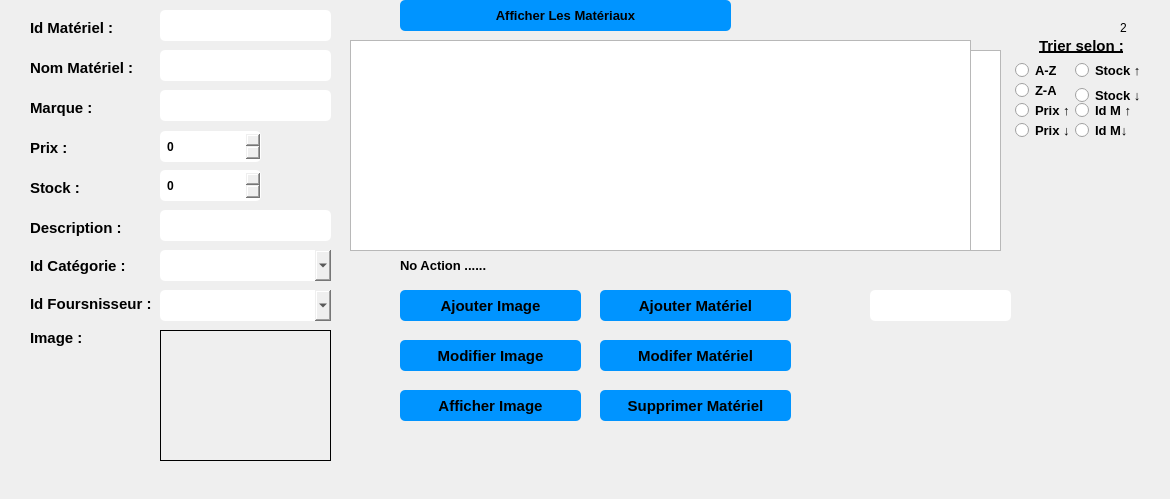
   <widget class="QWidget" name="page_2">
    <widget class="QLabel" name="label_15">
     <property name="geometry">
      <rect>
       <x>1120</x>
       <y>20</y>
       <width>16</width>
       <height>16</height>
      </rect>
     </property>
     <property name="text">
      <string>2</string>
     </property>
    </widget>
    <widget class="QLineEdit" name="cx_desc">
     <property name="geometry">
      <rect>
       <x>160</x>
       <y>210</y>
       <width>171</width>
       <height>31</height>
      </rect>
     </property>
     <property name="styleSheet">
      <string notr="true">QLineEdit {
padding: 5px;
border-radius: 5px;

font-weight: bold;
}</string>
     </property>
    </widget>
    <widget class="QSpinBox" name="prix">
     <property name="geometry">
      <rect>
       <x>160</x>
       <y>131</y>
       <width>101</width>
       <height>31</height>
      </rect>
     </property>
     <property name="styleSheet">
      <string notr="true">
padding: 5px;
border-radius: 5px;

font-weight: bold;
</string>
     </property>
    </widget>
    <widget class="QComboBox" name="comboBox_categorie">
     <property name="geometry">
      <rect>
       <x>160</x>
       <y>250</y>
       <width>171</width>
       <height>31</height>
      </rect>
     </property>
     <property name="styleSheet">
      <string notr="true">
padding: 5px;
border-radius: 5px;

font-weight: bold;
</string>
     </property>
    </widget>
    <widget class="QLabel" name="label_16">
     <property name="geometry">
      <rect>
       <x>30</x>
       <y>255</y>
       <width>121</width>
       <height>21</height>
      </rect>
     </property>
     <property name="font">
      <font>
       <pointsize>11</pointsize>
       <weight>75</weight>
       <bold>true</bold>
      </font>
     </property>
     <property name="text">
      <string>Id Catégorie :</string>
     </property>
    </widget>
    <widget class="QComboBox" name="comboBox_idf">
     <property name="geometry">
      <rect>
       <x>160</x>
       <y>290</y>
       <width>171</width>
       <height>31</height>
      </rect>
     </property>
     <property name="styleSheet">
      <string notr="true">
padding: 5px;
border-radius: 5px;

font-weight: bold;
</string>
     </property>
    </widget>
    <widget class="QLabel" name="photo">
     <property name="geometry">
      <rect>
       <x>160</x>
       <y>330</y>
       <width>171</width>
       <height>131</height>
      </rect>
     </property>
     <property name="frameShape">
      <enum>QFrame::Box</enum>
     </property>
     <property name="text">
      <string/>
     </property>
    </widget>
    <widget class="QLabel" name="label_17">
     <property name="geometry">
      <rect>
       <x>30</x>
       <y>20</y>
       <width>101</width>
       <height>16</height>
      </rect>
     </property>
     <property name="font">
      <font>
       <pointsize>11</pointsize>
       <weight>75</weight>
       <bold>true</bold>
      </font>
     </property>
     <property name="text">
      <string>Id Matériel :</string>
     </property>
     <property name="buddy">
      <cstring>cx_idm</cstring>
     </property>
    </widget>
    <widget class="QLabel" name="label_18">
     <property name="geometry">
      <rect>
       <x>30</x>
       <y>100</y>
       <width>101</width>
       <height>16</height>
      </rect>
     </property>
     <property name="font">
      <font>
       <pointsize>11</pointsize>
       <weight>75</weight>
       <bold>true</bold>
      </font>
     </property>
     <property name="text">
      <string>Marque :</string>
     </property>
     <property name="buddy">
      <cstring>cx_marque</cstring>
     </property>
    </widget>
    <widget class="QLineEdit" name="cx_idm">
     <property name="geometry">
      <rect>
       <x>160</x>
       <y>10</y>
       <width>171</width>
       <height>31</height>
      </rect>
     </property>
     <property name="styleSheet">
      <string notr="true">QLineEdit {
padding: 5px;
border-radius: 5px;

font-weight: bold;
}</string>
     </property>
    </widget>
    <widget class="QLabel" name="label_19">
     <property name="geometry">
      <rect>
       <x>280</x>
       <y>170</y>
       <width>47</width>
       <height>31</height>
      </rect>
     </property>
     <property name="styleSheet">
      <string notr="true">image :url(C:/Users/ASUS/Downloads/computer.png);</string>
     </property>
     <property name="text">
      <string/>
     </property>
    </widget>
    <widget class="QLabel" name="label_20">
     <property name="geometry">
      <rect>
       <x>30</x>
       <y>60</y>
       <width>121</width>
       <height>16</height>
      </rect>
     </property>
     <property name="font">
      <font>
       <pointsize>11</pointsize>
       <weight>75</weight>
       <bold>true</bold>
      </font>
     </property>
     <property name="text">
      <string>Nom Matériel :</string>
     </property>
     <property name="buddy">
      <cstring>cx_nomM</cstring>
     </property>
    </widget>
    <widget class="QLabel" name="chemin">
     <property name="geometry">
      <rect>
       <x>0</x>
       <y>470</y>
       <width>511</width>
       <height>20</height>
      </rect>
     </property>
     <property name="text">
      <string/>
     </property>
    </widget>
    <widget class="QLabel" name="label_22">
     <property name="geometry">
      <rect>
       <x>30</x>
       <y>180</y>
       <width>91</width>
       <height>16</height>
      </rect>
     </property>
     <property name="font">
      <font>
       <pointsize>11</pointsize>
       <weight>75</weight>
       <bold>true</bold>
      </font>
     </property>
     <property name="text">
      <string>Stock :</string>
     </property>
    </widget>
    <widget class="QLineEdit" name="cx_nomM">
     <property name="geometry">
      <rect>
       <x>160</x>
       <y>50</y>
       <width>171</width>
       <height>31</height>
      </rect>
     </property>
     <property name="styleSheet">
      <string notr="true">QLineEdit {
padding: 5px;
border-radius: 5px;

font-weight: bold;
}</string>
     </property>
    </widget>
    <widget class="QLabel" name="label_23">
     <property name="geometry">
      <rect>
       <x>280</x>
       <y>130</y>
       <width>41</width>
       <height>31</height>
      </rect>
     </property>
     <property name="styleSheet">
      <string notr="true">image :url(C:/Users/ASUS/Downloads/flat.png);</string>
     </property>
     <property name="text">
      <string/>
     </property>
    </widget>
    <widget class="QSpinBox" name="stock">
     <property name="geometry">
      <rect>
       <x>160</x>
       <y>170</y>
       <width>101</width>
       <height>31</height>
      </rect>
     </property>
     <property name="styleSheet">
      <string notr="true">
padding: 5px;
border-radius: 5px;

font-weight: bold;
</string>
     </property>
    </widget>
    <widget class="QLabel" name="label_24">
     <property name="geometry">
      <rect>
       <x>30</x>
       <y>220</y>
       <width>101</width>
       <height>16</height>
      </rect>
     </property>
     <property name="font">
      <font>
       <pointsize>11</pointsize>
       <weight>75</weight>
       <bold>true</bold>
      </font>
     </property>
     <property name="text">
      <string>Description :</string>
     </property>
     <property name="buddy">
      <cstring>cx_desc</cstring>
     </property>
    </widget>
    <widget class="QLabel" name="label_25">
     <property name="geometry">
      <rect>
       <x>30</x>
       <y>295</y>
       <width>131</width>
       <height>16</height>
      </rect>
     </property>
     <property name="text">
      <string>&lt;html&gt;&lt;head/&gt;&lt;body&gt;&lt;p&gt;&lt;span style=&quot; font-size:11pt; font-weight:600;&quot;&gt;Id Foursnisseur :&lt;/span&gt;&lt;/p&gt;&lt;/body&gt;&lt;/html&gt;</string>
     </property>
    </widget>
    <widget class="QLabel" name="label_26">
     <property name="geometry">
      <rect>
       <x>30</x>
       <y>330</y>
       <width>61</width>
       <height>16</height>
      </rect>
     </property>
     <property name="font">
      <font>
       <pointsize>11</pointsize>
       <weight>75</weight>
       <bold>true</bold>
      </font>
     </property>
     <property name="text">
      <string>Image :</string>
     </property>
    </widget>
    <widget class="QLabel" name="label_27">
     <property name="geometry">
      <rect>
       <x>30</x>
       <y>140</y>
       <width>81</width>
       <height>16</height>
      </rect>
     </property>
     <property name="font">
      <font>
       <pointsize>11</pointsize>
       <weight>75</weight>
       <bold>true</bold>
      </font>
     </property>
     <property name="text">
      <string>Prix :</string>
     </property>
    </widget>
    <widget class="QLabel" name="label_28">
     <property name="geometry">
      <rect>
       <x>100</x>
       <y>330</y>
       <width>47</width>
       <height>41</height>
      </rect>
     </property>
     <property name="styleSheet">
      <string notr="true">image :url(C:/Users/ASUS/Downloads/image.png);</string>
     </property>
     <property name="text">
      <string/>
     </property>
    </widget>
    <widget class="QLineEdit" name="cx_marque">
     <property name="geometry">
      <rect>
       <x>160</x>
       <y>90</y>
       <width>171</width>
       <height>31</height>
      </rect>
     </property>
     <property name="styleSheet">
      <string notr="true">QLineEdit {
padding: 5px;
border-radius: 5px;

font-weight: bold;
}</string>
     </property>
    </widget>
    <widget class="QLineEdit" name="recherche">
     <property name="geometry">
      <rect>
       <x>870</x>
       <y>290</y>
       <width>141</width>
       <height>31</height>
      </rect>
     </property>
     <property name="styleSheet">
      <string notr="true">QLineEdit {
padding: 5px;
border-radius: 5px;

font-weight: bold;
}</string>
     </property>
    </widget>
    <widget class="QPushButton" name="pushButton_11">
     <property name="geometry">
      <rect>
       <x>400</x>
       <y>340</y>
       <width>181</width>
       <height>31</height>
      </rect>
     </property>
     <property name="font">
      <font>
       <pointsize>11</pointsize>
       <weight>75</weight>
       <bold>true</bold>
      </font>
     </property>
     <property name="styleSheet">
      <string notr="true">QPushButton {
padding: 5px;
border-radius: 5px;
background-color:#0094ff;
font-weight: bold;
}
QPushButton:hover
{
color :white;
}</string>
     </property>
     <property name="text">
      <string>Modifier Image</string>
     </property>
    </widget>
    <widget class="QRadioButton" name="radioButton_7">
     <property name="geometry">
      <rect>
       <x>1070</x>
       <y>95</y>
       <width>83</width>
       <height>31</height>
      </rect>
     </property>
     <property name="font">
      <font>
       <pointsize>10</pointsize>
       <weight>75</weight>
       <bold>true</bold>
      </font>
     </property>
     <property name="styleSheet">
      <string notr="true">
padding: 5px;
border-radius: 5px;

font-weight: bold;
</string>
     </property>
     <property name="text">
      <string>Id M ↑ </string>
     </property>
    </widget>
    <widget class="QPushButton" name="pushButton_12">
     <property name="geometry">
      <rect>
       <x>600</x>
       <y>290</y>
       <width>191</width>
       <height>31</height>
      </rect>
     </property>
     <property name="font">
      <font>
       <pointsize>11</pointsize>
       <weight>75</weight>
       <bold>true</bold>
      </font>
     </property>
     <property name="styleSheet">
      <string notr="true">QPushButton {
padding: 5px;
border-radius: 5px;
background-color:#0094ff;
font-weight: bold;
}
QPushButton:hover
{
color :white;
}</string>
     </property>
     <property name="text">
      <string>Ajouter Matériel</string>
     </property>
    </widget>
    <widget class="QPushButton" name="pushButton_13">
     <property name="geometry">
      <rect>
       <x>810</x>
       <y>290</y>
       <width>41</width>
       <height>31</height>
      </rect>
     </property>
     <property name="font">
      <font>
       <pointsize>10</pointsize>
       <weight>75</weight>
       <bold>true</bold>
      </font>
     </property>
     <property name="styleSheet">
      <string notr="true">QPushButton { border: none;image :url(C:/Users/ASUS/Downloads/loupe.png);}
QPushButton:hover
{
border: none;image :url(C:/Users/ASUS/Downloads/business-and-finance (3).png);
}
</string>
     </property>
     <property name="text">
      <string/>
     </property>
    </widget>
    <widget class="QPushButton" name="pushButton_19">
     <property name="geometry">
      <rect>
       <x>740</x>
       <y>250</y>
       <width>51</width>
       <height>31</height>
      </rect>
     </property>
     <property name="styleSheet">
      <string notr="true">QPushButton { border: none;image :url(A:/qt/gestionmateriaux/11.png);}
QPushButton:hover
{
border: none;image :url(A:/qt/gestionmateriaux/22.png);
}
</string>
     </property>
     <property name="text">
      <string/>
     </property>
    </widget>
    <widget class="QPushButton" name="pushButton_16">
     <property name="geometry">
      <rect>
       <x>400</x>
       <y>390</y>
       <width>181</width>
       <height>31</height>
      </rect>
     </property>
     <property name="font">
      <font>
       <pointsize>11</pointsize>
       <weight>75</weight>
       <bold>true</bold>
      </font>
     </property>
     <property name="styleSheet">
      <string notr="true">QPushButton {
padding: 5px;
border-radius: 5px;
background-color:#0094ff;
font-weight: bold;
}
QPushButton:hover
{
color :white;
}</string>
     </property>
     <property name="text">
      <string>Afficher Image</string>
     </property>
    </widget>
    <widget class="QPushButton" name="pushButton_20">
     <property name="geometry">
      <rect>
       <x>950</x>
       <y>40</y>
       <width>16</width>
       <height>20</height>
      </rect>
     </property>
     <property name="styleSheet">
      <string notr="true">QPushButton { border: none;image :url(A:/qt/gestionmateriaux/exit.jfif);}
</string>
     </property>
     <property name="text">
      <string/>
     </property>
    </widget>
    <widget class="QPushButton" name="pushButton_21">
     <property name="geometry">
      <rect>
       <x>947</x>
       <y>0</y>
       <width>71</width>
       <height>41</height>
      </rect>
     </property>
     <property name="styleSheet">
      <string notr="true">QPushButton { border: none;image :url(A:/qt/gestionmateriaux/notification.png);}
</string>
     </property>
     <property name="text">
      <string/>
     </property>
    </widget>
    <widget class="QLabel" name="count">
     <property name="geometry">
      <rect>
       <x>997</x>
       <y>-10</y>
       <width>31</width>
       <height>31</height>
      </rect>
     </property>
     <property name="font">
      <font>
       <pointsize>9</pointsize>
      </font>
     </property>
     <property name="styleSheet">
      <string notr="true"/>
     </property>
     <property name="text">
      <string/>
     </property>
    </widget>
    <widget class="QTableView" name="afficher_materiel_insu">
     <property name="geometry">
      <rect>
       <x>350</x>
       <y>40</y>
       <width>621</width>
       <height>211</height>
      </rect>
     </property>
     <property name="styleSheet">
      <string notr="true">QScrollBar:vertical {
                 background: #0094ff;
                }
                QScrollBar:horizontal {
                 background: #0094ff;
                }

QTableView  
{  
  qproperty-currentItemBackground: #cccccc;  
}</string>
     </property>
    </widget>
    <widget class="QRadioButton" name="radioButton_8">
     <property name="geometry">
      <rect>
       <x>1010</x>
       <y>115</y>
       <width>71</width>
       <height>31</height>
      </rect>
     </property>
     <property name="font">
      <font>
       <pointsize>10</pointsize>
       <weight>75</weight>
       <bold>true</bold>
      </font>
     </property>
     <property name="styleSheet">
      <string notr="true">
padding: 5px;
border-radius: 5px;

font-weight: bold;
</string>
     </property>
     <property name="text">
      <string>Prix ↓</string>
     </property>
    </widget>
    <widget class="QLabel" name="label_29">
     <property name="geometry">
      <rect>
       <x>1030</x>
       <y>30</y>
       <width>131</width>
       <height>31</height>
      </rect>
     </property>
     <property name="font">
      <font>
       <pointsize>11</pointsize>
       <weight>75</weight>
       <bold>true</bold>
       <underline>true</underline>
      </font>
     </property>
     <property name="styleSheet">
      <string notr="true">
padding: 5px;
border-radius: 5px;

font-weight: bold;
</string>
     </property>
     <property name="text">
      <string>Trier selon :</string>
     </property>
    </widget>
    <widget class="QLabel" name="label_30">
     <property name="geometry">
      <rect>
       <x>400</x>
       <y>250</y>
       <width>391</width>
       <height>31</height>
      </rect>
     </property>
     <property name="font">
      <font>
       <pointsize>10</pointsize>
       <weight>75</weight>
       <bold>true</bold>
      </font>
     </property>
     <property name="text">
      <string>No Action ......</string>
     </property>
    </widget>
    <widget class="QPushButton" name="pushButton_22">
     <property name="geometry">
      <rect>
       <x>400</x>
       <y>0</y>
       <width>331</width>
       <height>31</height>
      </rect>
     </property>
     <property name="font">
      <font>
       <pointsize>10</pointsize>
       <weight>75</weight>
       <bold>true</bold>
      </font>
     </property>
     <property name="styleSheet">
      <string notr="true">QPushButton {
padding: 5px;
border-radius: 5px;
background-color:#0094ff;
font-weight: bold;
}
QPushButton:hover
{
color :white;
}</string>
     </property>
     <property name="text">
      <string>Afficher Les Matériaux</string>
     </property>
    </widget>
    <widget class="QRadioButton" name="radioButton_9">
     <property name="geometry">
      <rect>
       <x>1070</x>
       <y>115</y>
       <width>71</width>
       <height>31</height>
      </rect>
     </property>
     <property name="font">
      <font>
       <pointsize>10</pointsize>
       <weight>75</weight>
       <bold>true</bold>
      </font>
     </property>
     <property name="styleSheet">
      <string notr="true">
padding: 5px;
border-radius: 5px;

font-weight: bold;
</string>
     </property>
     <property name="text">
      <string>Id M↓</string>
     </property>
    </widget>
    <widget class="QTableView" name="afficher_materiel">
     <property name="geometry">
      <rect>
       <x>400</x>
       <y>50</y>
       <width>601</width>
       <height>201</height>
      </rect>
     </property>
     <property name="styleSheet">
      <string notr="true">QScrollBar:vertical {
                 background: #0094ff;
                }
                QScrollBar:horizontal {
                 background: #0094ff;
                }

QTableView  
{  
  qproperty-currentItemBackground: #cccccc;  
}</string>
     </property>
    </widget>
    <widget class="QPushButton" name="pushButton_23">
     <property name="geometry">
      <rect>
       <x>1080</x>
       <y>230</y>
       <width>61</width>
       <height>61</height>
      </rect>
     </property>
     <property name="font">
      <font>
       <pointsize>11</pointsize>
       <weight>75</weight>
       <bold>true</bold>
      </font>
     </property>
     <property name="styleSheet">
      <string notr="true">QPushButton { border: none;image :url(C:/Users/ASUS/Downloads/bars (2).png);}
QPushButton:hover
{
border: none;image :url(C:/Users/ASUS/Downloads/bars (1).png);
}
</string>
     </property>
     <property name="text">
      <string/>
     </property>
    </widget>
    <widget class="QPushButton" name="pushButton_24">
     <property name="geometry">
      <rect>
       <x>600</x>
       <y>340</y>
       <width>191</width>
       <height>31</height>
      </rect>
     </property>
     <property name="font">
      <font>
       <pointsize>11</pointsize>
       <weight>75</weight>
       <bold>true</bold>
      </font>
     </property>
     <property name="styleSheet">
      <string notr="true">QPushButton {
padding: 5px;
border-radius: 5px;
background-color:#0094ff;
font-weight: bold;
}
QPushButton:hover
{
color :white;
}</string>
     </property>
     <property name="text">
      <string>Modifer Matériel</string>
     </property>
    </widget>
    <widget class="QRadioButton" name="radioButton_10">
     <property name="geometry">
      <rect>
       <x>1070</x>
       <y>80</y>
       <width>83</width>
       <height>31</height>
      </rect>
     </property>
     <property name="font">
      <font>
       <pointsize>10</pointsize>
       <weight>75</weight>
       <bold>true</bold>
      </font>
     </property>
     <property name="styleSheet">
      <string notr="true">
padding: 5px;
border-radius: 5px;

font-weight: bold;
</string>
     </property>
     <property name="text">
      <string>Stock ↓</string>
     </property>
    </widget>
    <widget class="QRadioButton" name="radioButton_11">
     <property name="geometry">
      <rect>
       <x>1010</x>
       <y>60</y>
       <width>51</width>
       <height>20</height>
      </rect>
     </property>
     <property name="font">
      <font>
       <pointsize>10</pointsize>
       <weight>75</weight>
       <bold>true</bold>
      </font>
     </property>
     <property name="styleSheet">
      <string notr="true">
padding: 5px;
border-radius: 5px;

font-weight: bold;
</string>
     </property>
     <property name="text">
      <string>A-Z</string>
     </property>
    </widget>
    <widget class="QRadioButton" name="radioButton_12">
     <property name="geometry">
      <rect>
       <x>1010</x>
       <y>100</y>
       <width>71</width>
       <height>21</height>
      </rect>
     </property>
     <property name="font">
      <font>
       <pointsize>10</pointsize>
       <weight>75</weight>
       <bold>true</bold>
      </font>
     </property>
     <property name="styleSheet">
      <string notr="true">
padding: 5px;
border-radius: 5px;

font-weight: bold;
</string>
     </property>
     <property name="text">
      <string>Prix ↑ </string>
     </property>
    </widget>
    <widget class="QRadioButton" name="radioButton_13">
     <property name="geometry">
      <rect>
       <x>1010</x>
       <y>80</y>
       <width>51</width>
       <height>21</height>
      </rect>
     </property>
     <property name="font">
      <font>
       <pointsize>10</pointsize>
       <weight>75</weight>
       <bold>true</bold>
      </font>
     </property>
     <property name="styleSheet">
      <string notr="true">
padding: 5px;
border-radius: 5px;

font-weight: bold;
</string>
     </property>
     <property name="text">
      <string>Z-A</string>
     </property>
    </widget>
    <widget class="QPushButton" name="pushButton_25">
     <property name="geometry">
      <rect>
       <x>400</x>
       <y>290</y>
       <width>181</width>
       <height>31</height>
      </rect>
     </property>
     <property name="font">
      <font>
       <pointsize>11</pointsize>
       <weight>75</weight>
       <bold>true</bold>
      </font>
     </property>
     <property name="styleSheet">
      <string notr="true">QPushButton {
padding: 5px;
border-radius: 5px;
background-color:#0094ff;
font-weight: bold;
}
QPushButton:hover
{
color :white;
}</string>
     </property>
     <property name="text">
      <string>Ajouter Image</string>
     </property>
    </widget>
    <widget class="QPushButton" name="pushButton_26">
     <property name="geometry">
      <rect>
       <x>1080</x>
       <y>160</y>
       <width>61</width>
       <height>51</height>
      </rect>
     </property>
     <property name="font">
      <font>
       <pointsize>11</pointsize>
       <weight>75</weight>
       <bold>true</bold>
      </font>
     </property>
     <property name="styleSheet">
      <string notr="true">QPushButton { border: none;image :url(C:/Users/ASUS/Downloads/electronics.png);}
QPushButton:hover
{
border: none;image :url(C:/Users/ASUS/Downloads/camera.png);
}
</string>
     </property>
     <property name="text">
      <string/>
     </property>
    </widget>
    <widget class="QRadioButton" name="radioButton_14">
     <property name="geometry">
      <rect>
       <x>1070</x>
       <y>55</y>
       <width>81</width>
       <height>31</height>
      </rect>
     </property>
     <property name="font">
      <font>
       <pointsize>10</pointsize>
       <weight>75</weight>
       <bold>true</bold>
      </font>
     </property>
     <property name="styleSheet">
      <string notr="true">
padding: 5px;
border-radius: 5px;

font-weight: bold;
</string>
     </property>
     <property name="text">
      <string>Stock ↑ </string>
     </property>
    </widget>
    <widget class="QPushButton" name="pushButton_27">
     <property name="geometry">
      <rect>
       <x>600</x>
       <y>390</y>
       <width>191</width>
       <height>31</height>
      </rect>
     </property>
     <property name="font">
      <font>
       <pointsize>11</pointsize>
       <weight>75</weight>
       <bold>true</bold>
      </font>
     </property>
     <property name="styleSheet">
      <string notr="true">QPushButton {
padding: 5px;
border-radius: 5px;
background-color:#0094ff;
font-weight: bold;
}
QPushButton:hover
{
color :white;
}</string>
     </property>
     <property name="text">
      <string>Supprimer Matériel</string>
     </property>
    </widget>
    <widget class="QPushButton" name="pushButton_28">
     <property name="geometry">
      <rect>
       <x>1010</x>
       <y>150</y>
       <width>51</width>
       <height>71</height>
      </rect>
     </property>
     <property name="font">
      <font>
       <pointsize>11</pointsize>
       <weight>75</weight>
       <bold>true</bold>
      </font>
     </property>
     <property name="styleSheet">
      <string notr="true">QPushButton { border: none;image :url(C:/Users/ASUS/Downloads/pdf (1).png);}
QPushButton:hover
{
border: none;image :url(C:/Users/ASUS/Downloads/multimedia (1).png);
}
</string>
     </property>
     <property name="text">
      <string/>
     </property>
    </widget>
    <zorder>label_15</zorder>
    <zorder>cx_desc</zorder>
    <zorder>prix</zorder>
    <zorder>comboBox_categorie</zorder>
    <zorder>label_16</zorder>
    <zorder>comboBox_idf</zorder>
    <zorder>photo</zorder>
    <zorder>label_17</zorder>
    <zorder>label_18</zorder>
    <zorder>cx_idm</zorder>
    <zorder>label_19</zorder>
    <zorder>label_20</zorder>
    <zorder>chemin</zorder>
    <zorder>label_22</zorder>
    <zorder>cx_nomM</zorder>
    <zorder>label_23</zorder>
    <zorder>stock</zorder>
    <zorder>label_24</zorder>
    <zorder>label_25</zorder>
    <zorder>label_26</zorder>
    <zorder>label_27</zorder>
    <zorder>label_28</zorder>
    <zorder>cx_marque</zorder>
    <zorder>recherche</zorder>
    <zorder>pushButton_11</zorder>
    <zorder>radioButton_7</zorder>
    <zorder>pushButton_12</zorder>
    <zorder>pushButton_13</zorder>
    <zorder>pushButton_19</zorder>
    <zorder>pushButton_16</zorder>
    <zorder>pushButton_21</zorder>
    <zorder>count</zorder>
    <zorder>radioButton_8</zorder>
    <zorder>label_29</zorder>
    <zorder>label_30</zorder>
    <zorder>pushButton_22</zorder>
    <zorder>radioButton_9</zorder>
    <zorder>afficher_materiel</zorder>
    <zorder>pushButton_23</zorder>
    <zorder>pushButton_24</zorder>
    <zorder>radioButton_10</zorder>
    <zorder>radioButton_11</zorder>
    <zorder>radioButton_12</zorder>
    <zorder>radioButton_13</zorder>
    <zorder>pushButton_25</zorder>
    <zorder>pushButton_26</zorder>
    <zorder>radioButton_14</zorder>
    <zorder>pushButton_27</zorder>
    <zorder>pushButton_28</zorder>
    <zorder>afficher_materiel_insu</zorder>
    <zorder>pushButton_20</zorder>
   </widget>
